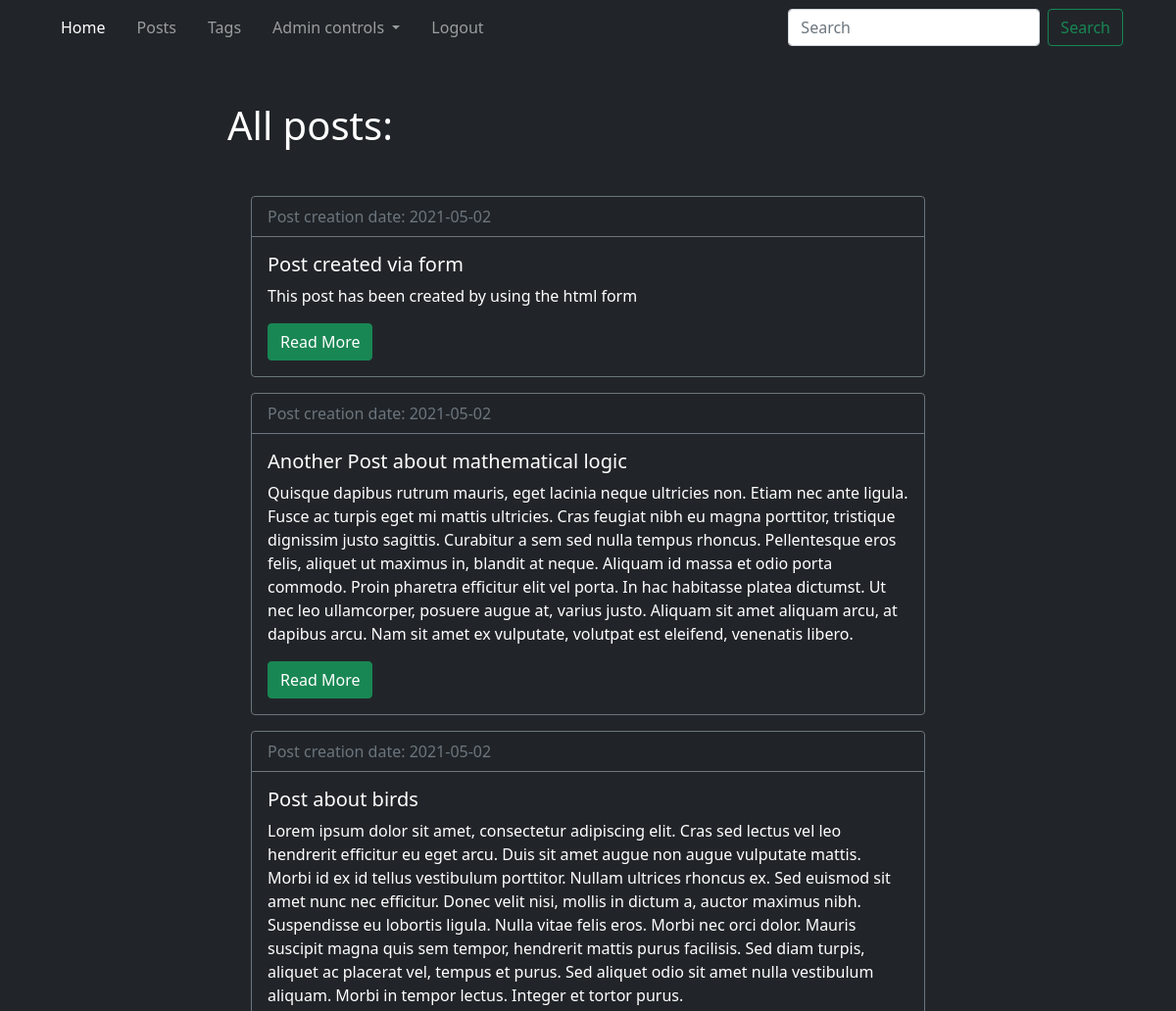
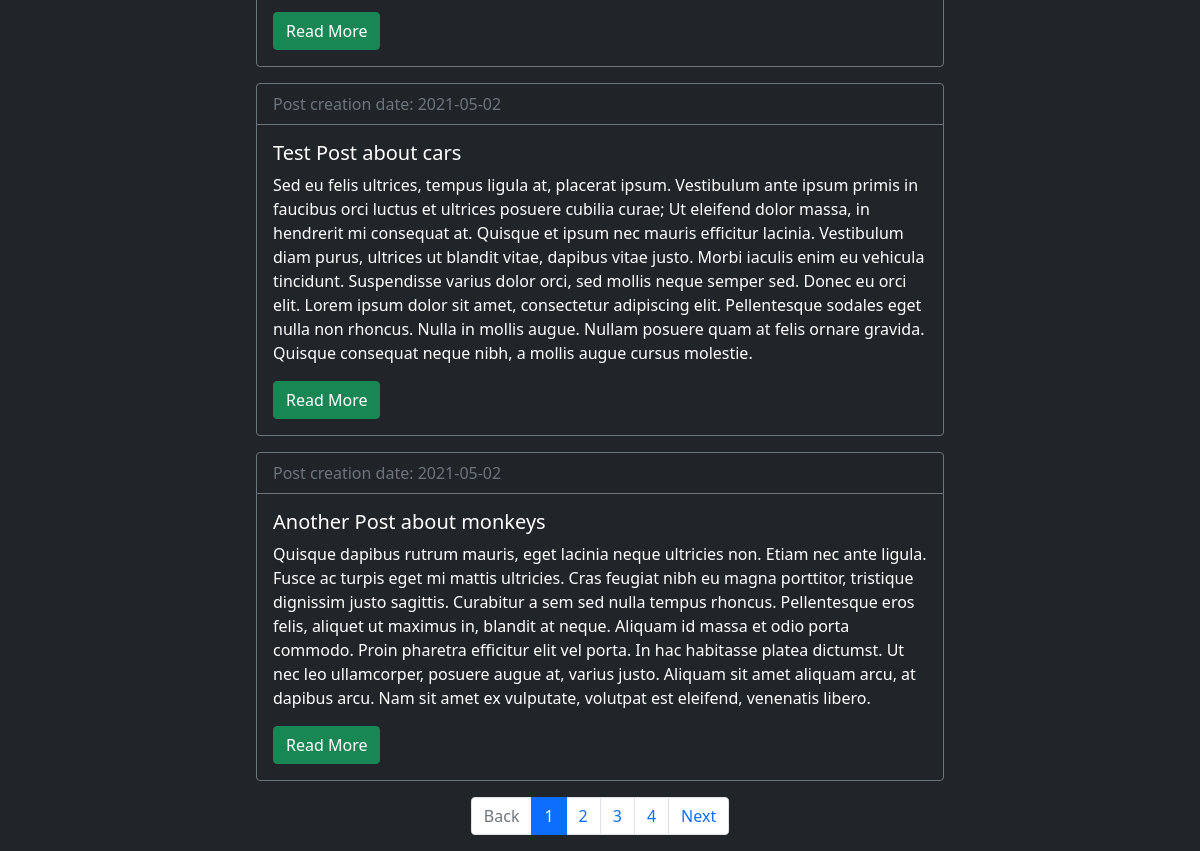
The page /posts/ (signed in) on the database its author committed (2 pictures, top to bottom).
### models.py (models this page shows, shortened)
class Post(database.Model):
  id = database.Column(database.Integer, primary_key=True)
  title = database.Column(database.String(256))
  slug = database.Column(database.String(256), unique=True)
  body = database.Column(database.Text)
  creation_date = database.Column(database.DateTime, default=datetime.now())
  tags = database.relationship(
    'Tag', secondary=post_tag_relation_database, backref=database.backref('posts'), lazy='dynamic'
  )

### posts/posts_blueprint.py (the view)
@posts.route('/')
def display_posts():
  search_query = request.args.get('search_query', None)
  if search_query is not None:
    posts_list = Post.query.filter(Post.title.contains(search_query) | Post.body.contains(search_query))
  else:
    posts_list = Post.query.order_by(Post.creation_date.desc())
  page = request.args.get('page', None)
  if page is not None and page.isdigit():
    page = int(page)
  else:
    page = 1
  post_slice = posts_list.paginate(page=page, per_page=5)
  return render_template(
    'posts/display_posts.html',
    posts=posts_list,
    post_slice=post_slice
  )

### posts/templates/posts/display_posts.html (shortened to what this page needs)
{% extends 'base.html' %}
{% block content %}
  <h1 class="mb-5">All posts:</h1>
  <div class="container">
    {% for post in post_slice.items %}
      {% include 'posts/includes/post_card.html' %}
    {% endfor %}
  </div>
  <nav aria-label="Page navigation example">
    <ul class="pagination justify-content-center">
      <li class="page-item {% if not post_slice.has_prev %} disabled {% endif %}">
        <a class="page-link" href="./?page={{ post_slice.prev_num }}" tabindex="-1" aria-disabled="true">Back</a>
      </li>
      {% for page in post_slice.iter_pages() %}
        <li class="page-item {% if page == post_slice.page %} active {% endif %}">
          <a class="page-link" href="./?page={{ page }}">{{ page }}</a>
        </li>
      {% endfor %}
      <li class="page-item {% if not post_slice.has_next %} disabled {% endif %}">
        <a class="page-link" href="./?page={{ post_slice.next_num }}">Next</a>
      </li>
    </ul>
  </nav>
{% endblock %}

### posts/templates/posts/includes/post_card.html (shortened to what this page needs)
<div class="card border-secondary bg-dark mb-3 text-white">
  <div class="card-header border-secondary text-muted">Post creation date: {{ post.creation_date.date() }}</div>
  <div class="card-body">
    <h5 class="card-title">{{ post.title }}</h5>
    <p class="card-text">{{ post.body }}</p>
    <a href="{{ url_for('post.display_post_details', slug=post.slug) }}" class="btn btn-success">Read More</a>
  </div>
</div>

### rows shown on the page
Post: creation_date "2021-05-02", title "Post created via form", body "This post has been created by using the html form"
Post: creation_date "2021-05-02", title "Another Post about mathematical logic", body "Quisque dapibus rutrum mauris, eget lacinia neque ultricies non. Etiam nec ante ligula. Fusce ac turpis eget mi mattis ultricies. Cras feugiat nibh eu magna porttitor, tristique dignissim justo sagittis. Curabitur a sem sed nulla tempus rhoncus. Pellentesque eros felis, aliquet ut maximus in, blandit at neque. Aliquam id massa et odio porta commodo. Proin pharetra efficitur elit vel porta. In hac habitasse platea dictumst. Ut nec leo ullamcorper, posuere augue at, varius justo. Aliquam sit amet aliquam arcu, at dapibus arcu. Nam sit amet ex vulputate, volutpat est eleifend, venenatis libero."
Post: creation_date "2021-05-02", title "Post about birds", body "Lorem ipsum dolor sit amet, consectetur adipiscing elit. Cras sed lectus vel leo hendrerit efficitur eu eget arcu. Duis sit amet augue non augue vulputate mattis. Morbi id ex id tellus vestibulum porttitor. Nullam ultrices rhoncus ex. Sed euismod sit amet nunc nec efficitur. Donec velit nisi, mollis in dictum a, auctor maximus nibh. Suspendisse eu lobortis ligula. Nulla vitae felis eros. Morbi nec orci dolor. Mauris suscipit magna quis sem tempor, hendrerit mattis purus facilisis. Sed diam turpis, aliquet ac placerat vel, tempus et purus. Sed aliquet odio sit amet nulla vestibulum aliquam. Morbi in tempor lectus. Integer et tortor purus."
Post: creation_date "2021-05-02", title "Test Post about cars", body "Sed eu felis ultrices, tempus ligula at, placerat ipsum. Vestibulum ante ipsum primis in faucibus orci luctus et ultrices posuere cubilia curae; Ut eleifend dolor massa, in hendrerit mi consequat at. Quisque et ipsum nec mauris efficitur lacinia. Vestibulum diam purus, ultrices ut blandit vitae, dapibus vitae justo. Morbi iaculis enim eu vehicula tincidunt. Suspendisse varius dolor orci, sed mollis neque semper sed. Donec eu orci elit. Lorem ipsum dolor sit amet, consectetur adipiscing elit. Pellentesque sodales eget nulla non rhoncus. Nulla in mollis augue. Nullam posuere quam at felis ornare gravida. Quisque consequat neque nibh, a mollis augue cursus molestie."
Post: creation_date "2021-05-02", title "Another Post about monkeys", body "Quisque dapibus rutrum mauris, eget lacinia neque ultricies non. Etiam nec ante ligula. Fusce ac turpis eget mi mattis ultricies. Cras feugiat nibh eu magna porttitor, tristique dignissim justo sagittis. Curabitur a sem sed nulla tempus rhoncus. Pellentesque eros felis, aliquet ut maximus in, blandit at neque. Aliquam id massa et odio porta commodo. Proin pharetra efficitur elit vel porta. In hac habitasse platea dictumst. Ut nec leo ullamcorper, posuere augue at, varius justo. Aliquam sit amet aliquam arcu, at dapibus arcu. Nam sit amet ex vulputate, volutpat est eleifend, venenatis libero."

### other values the page prints
{{ page }} "1" "2" "3" "4"
